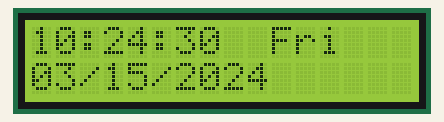
This sketch was run on a simulated Arduino Uno, built with avr-gcc and run on an emulated ATmega328P. Parts: 16×2 character LCD. The local clock reads 2024-03-15 10:24:30 at power-on unless the sketch sets it.

Above: at 0.1 s.
At 4.2 s:
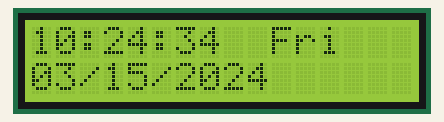
At 9.2 s:
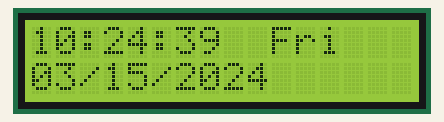
At 19.4 s:
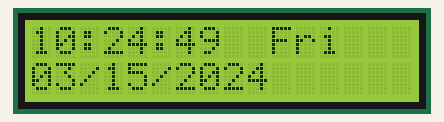
At 28.5 s:
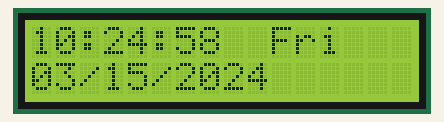
At 38.1 s:
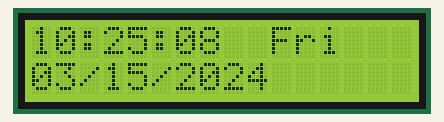

The sketch:

Clock.ino
```cpp
// 16x2 LCD + DS1307 real-time clock
//
// Libraries needed (Library Manager):
//   - LiquidCrystal   (usually bundled with the Arduino IDE)
//   - RTClib          by Adafruit
//
// LCD wiring (parallel, same as LCD-16x2-Basic):
//   rs=7 en=8 d4=9 d5=10 d6=11 d7=12, plus V0 contrast pot, R/W->GND, VDD->5V, VSS->GND
//
// DS1307 wiring (I2C):
//   VCC -> 5V, GND -> GND, SDA -> A4 (Uno/Nano) or SDA pin, SCL -> A5 (Uno/Nano) or SCL pin

#include <LiquidCrystal.h>
#include <Wire.h>
#include <RTClib.h>

const int rs = 12, en = 11, d4 = 5, d5 = 4, d6 = 3, d7 = 2;
LiquidCrystal lcd(rs, en, d4, d5, d6, d7);

RTC_DS1307 rtc;

const char *dayNames[7] = {"Sun", "Mon", "Tue", "Wed", "Thu", "Fri", "Sat"};

void setup() {
    Serial.begin(9600);

    lcd.begin(16, 2);
    lcd.print("Starting...");

    if (!rtc.begin()) {
        lcd.clear();
        lcd.print("RTC not found");
        Serial.println("Couldn't find RTC");
        while (1) delay(1000);
    }

    if (!rtc.isrunning()) {
        Serial.println("RTC not running, setting to compile time");
        rtc.adjust(DateTime(F(__DATE__), F(__TIME__)));
    }

    lcd.clear();
}

void loop() {
    DateTime now = rtc.now();

    lcd.setCursor(0, 0);
    printTwoDigits(now.hour());
    lcd.print(":");
    printTwoDigits(now.minute());
    lcd.print(":");
    printTwoDigits(now.second());
    lcd.print("  ");
    lcd.print(dayNames[now.dayOfTheWeek()]);

    lcd.setCursor(0, 1);
    printTwoDigits(now.month());
    lcd.print("/");
    printTwoDigits(now.day());
    lcd.print("/");
    lcd.print(now.year());
    lcd.print("  ");

    delay(500);
}

void printTwoDigits(int value) {
    if (value < 10) {
        lcd.print("0");
    }
    lcd.print(value);
}
```

Measured:
- what the display in image 1 shows lasts 1.0 s, from 4.1 s to 5.1 s
